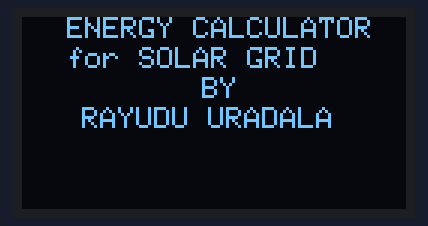
Recording of a sketch running on a simulated Arduino Uno, built with avr-gcc and run on an emulated ATmega328P. Shown: 128×64 one-colour display.

Above: at 0.1 s.
At 3.7 s:
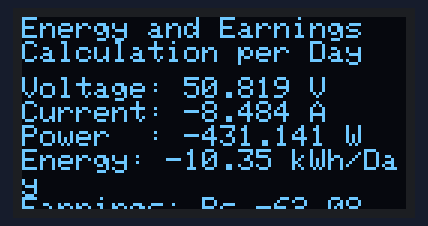

Measured:
- what the display in image 0 shows lasts 3.5 s, from 0.1 s to 3.6 s

The sketch:

SVABAGS_Q1.ino
```cpp
#include <Adafruit_GFX.h>
#include <Adafruit_SH1106.h>       //include these libraries nessessary for OLED  display module
#define SCREEN_WIDTH 128           //define screen size of oled that we use(i am using full sixe i.e 64*128)
#define SCREEN_HEIGHT 64

//OLED Reset pin (not using reset)
#define OLED_RESET -1                     //}define only if we use reset pin
Adafruit_SH1106 display(OLED_RESET);      //}

const int voltagePin = A0;                // Voltage sensor connected to A0 pin
const int currentPin = A1;                // Current sensor connected to A1 pin on Arduino board

const float voltageDividerRatio = 0.0325; // Vout = Vin*{R2/(R1+R2)} Adjust based on your voltage divider (to read both vol. and Amp. single current sensor enough )
                                          // in our problem statement vout=100V; Vin=3.3V: suppose if R1=1K_Ohm then R2=31K_Ohm; Vol_Divide_Ratio = R1 / R2
const float currentSensitivity = 0.1;     // ACS712 (current sensor) sensitivity (V/A)

unsigned long previous_time = 86400000;   // (normally set to 0 ) this defines previous completed time period, now defined as one compleated day
const unsigned long interval_time = 86400000;  // This is set for 1 Day (to calculate earnings for every new day )
                                          // desfine and assign Energy and earnings value
float TotalEnergy = 0;                    // Enevgy should be calculated in kWh
float TotalEarnings = 0;                  // No.of kWhs*Cost per kWh

void setup() {                            // Initialize Serial OLED
  Serial.begin(9600);
  display.begin(SH1106_I2C_ADDRESS, 0x3C);    //use I2C address as  0x3C or 0x3D
  display.clearDisplay();
  display.display();
                                          // Display welcome message
  display.setTextSize(1);                 //}
  display.setTextColor(WHITE);            //} set text color and text size
  display.setCursor(15, 0);
  display.println("ENERGY CALCULATOR");   //} mention
  display.setCursor(15, 10);              //} co-ordinates
  display.println("for SOLAR GRID");      //} from
  display.setCursor(60, 20);              //} where
  display.println("BY");                  //} textshould be
  display.setCursor(20, 30);              //} printed on
  display.println("RAYUDU URADALA");      //} OLED
  display.display();                      //} Display
  delay(3500);
}

void loop() {
  unsigned long current_time = millis();  // "millis" is built in Arduino function to calculate time, used instaed of delay function
  if (current_time - previous_time >= interval_time) {
    previous_time = current_time;         // calculate Vol. Current power and energy for time period of a day
                                          // Read voltage and current
    float PanelVoltage = analogRead(voltagePin) * (3.3 / 1023.0) / voltageDividerRatio;
    float PanelCurrent = (analogRead(currentPin) * (3.3 / 1023.0) - 2.5) / currentSensitivity;

    float Power = PanelVoltage * PanelCurrent;                   // Calculate power in WTs

    TotalEnergy += Power / 1000.0 * (interval_time / 3600000.0); // Calculate Energy in kWh


    TotalEarnings = TotalEnergy * 6;                             // Calculate earnings in Rs
    // Display values on OLED
    display.clearDisplay();           // Clear the previous display buffer
    display.setTextSize(0.8);         // set Small text size
    display.setCursor(0, 0);          // Start text at the top-left corner
    display.println("Energy and Earnings  Calculation per Day");

    display.setCursor(0, 20);
    display.print("Voltage: ");
    display.print(PanelVoltage, 3);   // Display Vol. upto 3 decimal points
    display.println(" V");

    display.print("Current: ");
    display.print(PanelCurrent, 3);   // Display PanelCurrent upto 3 decimal points in Amps
    display.println(" A");

    display.print("Power  : ");
    display.print(Power, 3);          // Display Power upto 3 decimal points Whats
    display.println(" W");

    display.print("Energy: ");
    display.print(TotalEnergy, 2);    // Display TotalEnergy upto 3 decimal points in kWTs
    display.println(" kWh/Day");

    display.print("Earnings: Rs.");
    display.print(TotalEarnings, 2);  // Display TotalEarnings upto 3 decimal points in Rs
    display.display();
  }
}
```
